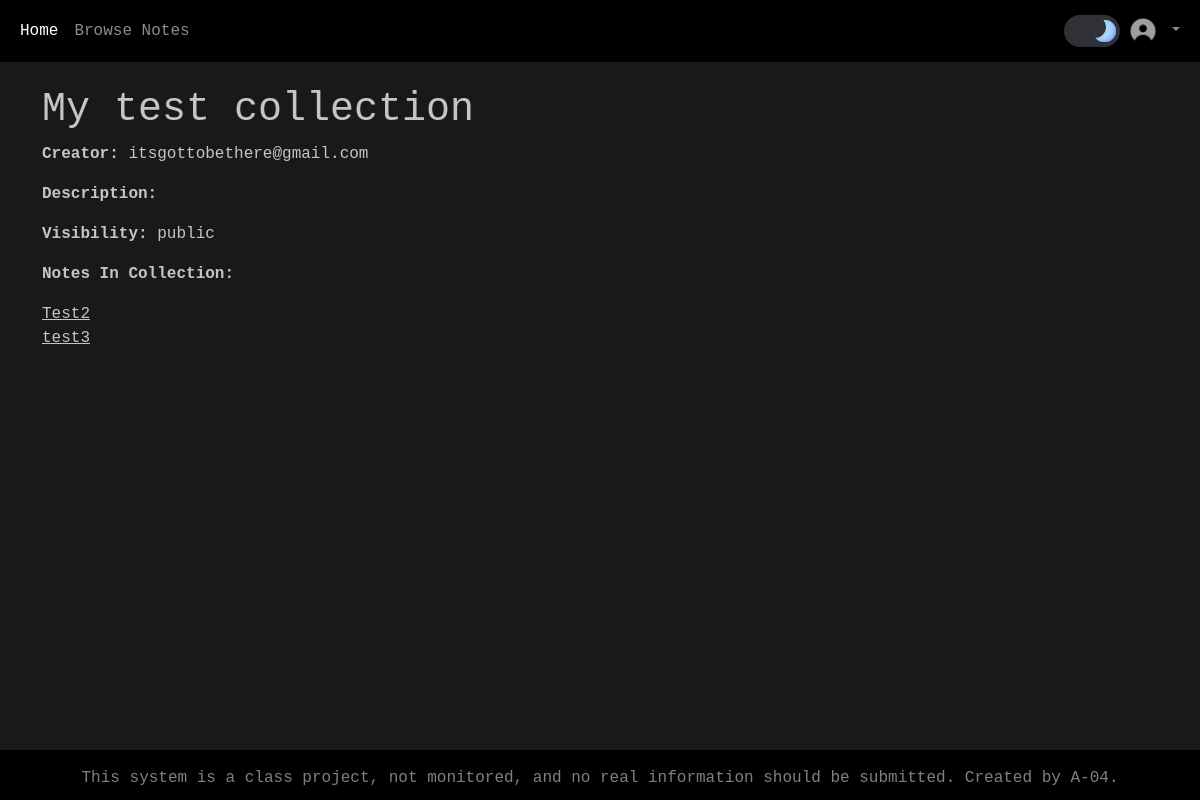
The app's page /view_full_collection/1/, older data.
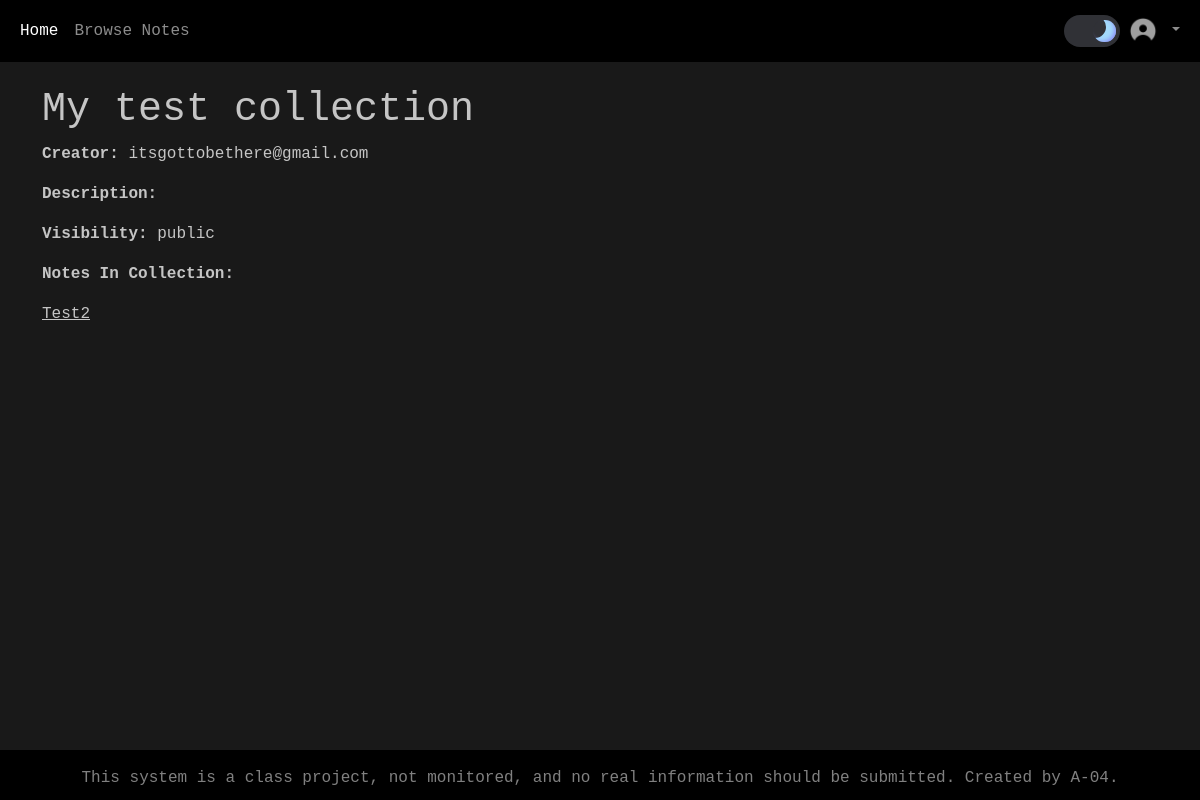
The same page, newer data.
### notes_app/models.py (models this page shows, shortened)
class Note(models.Model):
    title = models.CharField(max_length=255, unique=True)
    description = models.TextField(blank=True)
    course_name = models.CharField(max_length=100)
    professor = models.CharField(max_length=100, blank=True)
    semester = models.CharField(max_length=20, blank=True)
    created_by = models.ForeignKey(User, on_delete=models.CASCADE)  # User refers to the auth_user table
    created_at = models.DateTimeField(auto_now_add=True)
    uploaded_at = models.DateTimeField(auto_now_add=True)
    VISIBILITY_CHOICES = [
        ("public", "Public"), #public = database value, Public = human-readable value
        ("private", "Private"),
    ]
    visibility = models.CharField(max_length=10, choices=VISIBILITY_CHOICES, default="public") #private = in private collection

### notes_app/views.py (the view)
# urls.py: path("view_full_collection/<int:collection_id>/", views.view_full_collection, name="view_full_collection"),
def view_full_collection(request, collection_id):
    collection = get_object_or_404(Collection, pk=collection_id)
    private_collection_patrons = []
    objects = PrivateCollectionPatron.objects.filter(collection_id=collection_id)
    for object in objects:
        private_collection_patrons.append(object.patron)
    librarians = []
    for user in User.objects.all():
        if Group.objects.get(name="Librarians") in user.groups.all():
            librarians.append(user)
    collection_notes = []
    collection_items = CollectionItem.objects.filter(collection_id=collection_id)
    for item in collection_items:
        collection_notes.append(item.note)
    return render(request, "notes_app/view_full_collection.html", context={'collection': collection, 'private_collection_patrons': private_collection_patrons, 'librarians': librarians, 'collection_notes': collection_notes})

### notes_app/templates/notes_app/view_full_collection.html (shortened to what this page needs)
{% extends 'base.html' %}
{% block content %}
    <div class="container mt-4">
        <h1>{{collection.title}}</h1>
        <p><strong>Creator: </strong>{{collection.created_by.email}}</p>
        <p><strong>Description: </strong>{{collection.description}}</p>
        <p><strong>Visibility: </strong>{{collection.visibility}}</p>
        <p>
            <p><strong>Notes In Collection:</strong></p>
            {% for note in collection_notes %}
                <a href="{% url 'notes_app:view_note_details' note.id %}" target="_blank">
                    <u style = "color:var(--text-color)">{{ note.title }}</u>
                </a>
                <br>
            {% endfor %}
        </p>
    </div>
    <br>
{% endblock %}

Row changes from the older to the newer data that the page shows:
removed Note: title "test3"
